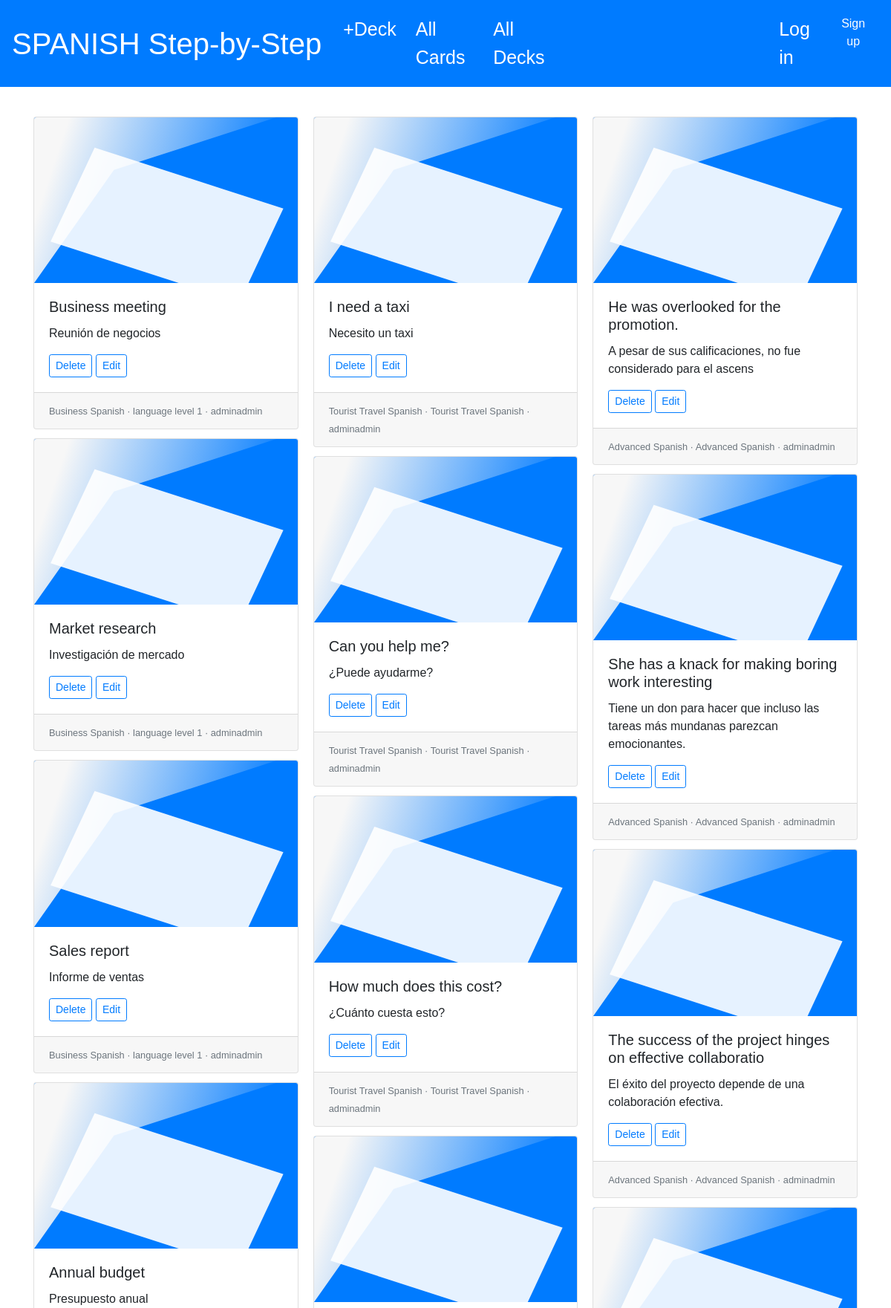
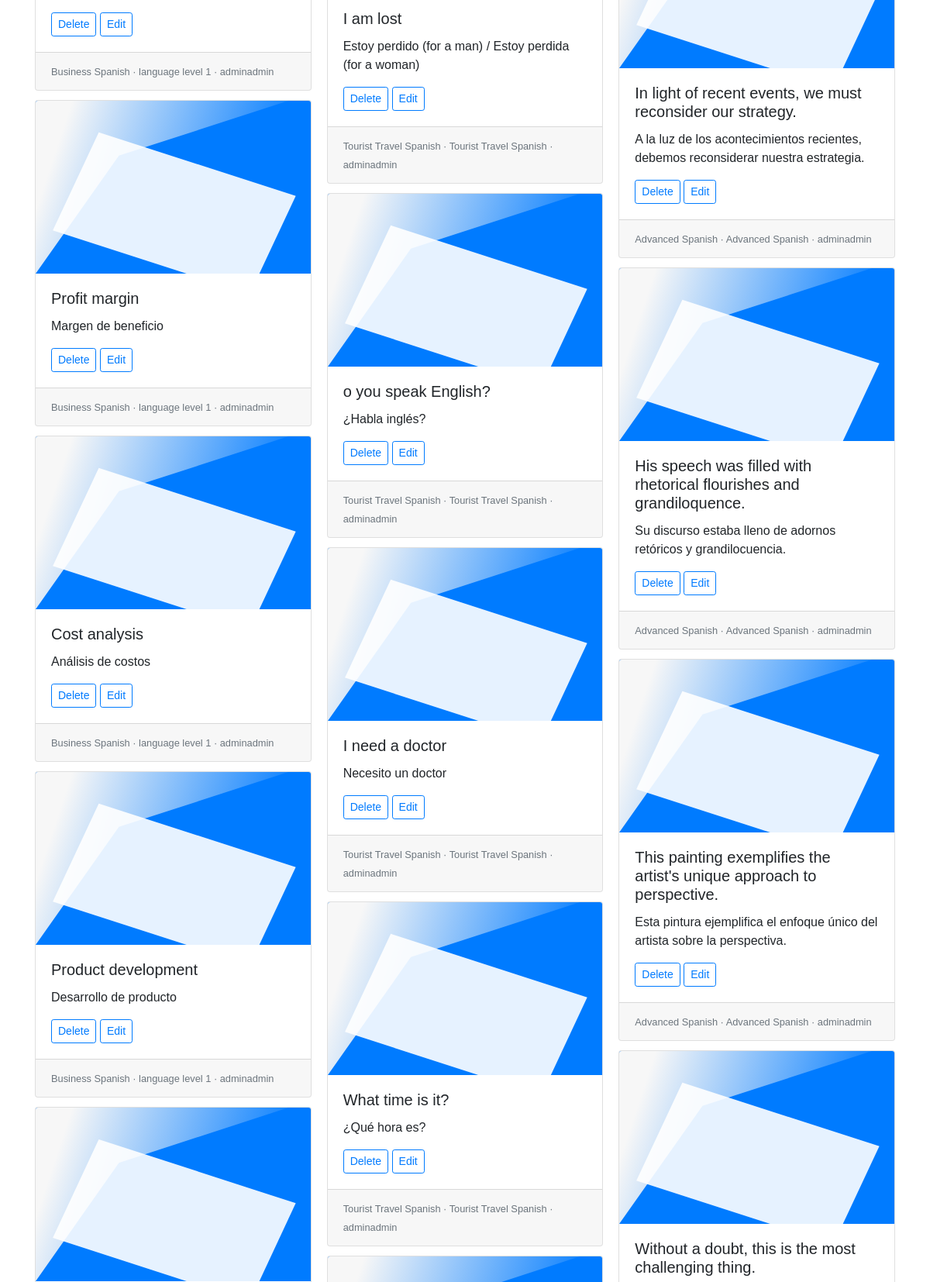
/card/all/ (upper part), run on the app's committed database (2 pictures, top to bottom).
### cardDesigner/models.py (models this page shows, shortened)
class Card(models.Model):
    question = models.CharField(max_length=200)
    answer = models.CharField(max_length=200)
    deck = models.ForeignKey(Deck, on_delete=models.CASCADE)
    question_audio = models.CharField(max_length=255, blank=True, null=True)
    answer_audio = models.CharField(max_length=255, blank=True, null=True)

class Deck(models.Model):
    title = models.CharField(max_length=200)
    subject = models.CharField(max_length=200)
    description = models.TextField(max_length=500, blank=True)
    creator = models.ForeignKey(User, on_delete=models.CASCADE, related_name="creator")
    def __str__(self):
        return self.title

### cardDesigner/views.py (the view)
# urls.py: path('card/all/', views.show_all_cards, name='all_cards'),
def show_all_cards(request):
    c_list = Card.objects.all()
    context = {'list_of_cards': c_list}
    return render(request, 'show_all_cards.html', context)

### cardDesigner/templates/show_all_cards.html (shortened to what this page needs)
{% extends "base.html" %}
{% load static %}
{% block content %}
<div class="container">
<div class="card-columns">
  {% for card in list_of_cards %}
  <div class="card">
    {% load static %}
<img src="{% static 'images/FlashCardImage.svg' %}" class="card-img-top" alt="...">
    <div class="card-body">
      <h5 class="card-title">{{ card.question }} </h5>
      <p class="card-text">{{card.answer}}</p>
      <form action="/card/delete/{{card.id}}/" method="post">
        <input type="submit" class="btn btn-outline-primary btn-sm" value="Delete">
        <a class="btn btn-outline-primary btn-sm" href="/deck/{{card.deck.id}}" role="button">Edit</a>
      </form>
    </div>
    <div class="card-footer">
      <small class="text-muted">
        {{card.deck}} · {{card.deck.subject}} · {{card.deck.creator}}{{card.deck.creator}}
      </small>
    </div>
  </div>
{% endfor %}
</div>
</div>
{% endblock %}

### static/css/rehearse.css (style rules this page uses)
body { font-family: Tahoma, sans-serif, sans-serif; }

### data on the page
Card: question "Business meeting", answer "Reunión de negocios", deck "Business Spanish", deck.subject "language level 1", deck.creator "admin"
Card: question "Market research", answer "Investigación de mercado", deck "Business Spanish", deck.subject "language level 1", deck.creator "admin"
Card: question "Sales report", answer "Informe de ventas", deck "Business Spanish", deck.subject "language level 1", deck.creator "admin"
Card: question "Annual budget", answer "Presupuesto anual", deck "Business Spanish", deck.subject "language level 1", deck.creator "admin"
Card: question "Profit margin", answer "Margen de beneficio", deck "Business Spanish", deck.subject "language level 1", deck.creator "admin"
Card: question "Cost analysis", answer "Análisis de costos", deck "Business Spanish", deck.subject "language level 1", deck.creator "admin"
Card: question "Product development", answer "Desarrollo de producto", deck "Business Spanish", deck.subject "language level 1", deck.creator "admin"
Card: question "I need a taxi", answer "Necesito un taxi", deck "Tourist Travel Spanish", deck.subject "Tourist Travel Spanish", deck.creator "admin"
Card: question "Can you help me?", answer "¿Puede ayudarme?", deck "Tourist Travel Spanish", deck.subject "Tourist Travel Spanish", deck.creator "admin"
Card: question "How much does this cost?", answer "¿Cuánto cuesta esto?", deck "Tourist Travel Spanish", deck.subject "Tourist Travel Spanish", deck.creator "admin"
Card: question "I am lost", answer "Estoy perdido (for a man) / Estoy perdida (for a woman)", deck "Tourist Travel Spanish", deck.subject "Tourist Travel Spanish", deck.creator "admin"
Card: question "o you speak English?", answer "¿Habla inglés?", deck "Tourist Travel Spanish", deck.subject "Tourist Travel Spanish", deck.creator "admin"
Card: question "I need a doctor", answer "Necesito un doctor", deck "Tourist Travel Spanish", deck.subject "Tourist Travel Spanish", deck.creator "admin"
Card: question "What time is it?", answer "¿Qué hora es?", deck "Tourist Travel Spanish", deck.subject "Tourist Travel Spanish", deck.creator "admin"
Card: question "He was overlooked for the promotion.", answer "A pesar de sus calificaciones, no fue considerado para el ascens", deck "Advanced Spanish", deck.subject "Advanced Spanish", deck.creator "admin"
Card: question "She has a knack for making boring work interesting", answer "Tiene un don para hacer que incluso las tareas más mundanas parezcan emocionantes.", deck "Advanced Spanish", deck.subject "Advanced Spanish", deck.creator "admin"
Card: question "The success of the project hinges on effective collaboratio", answer "El éxito del proyecto depende de una colaboración efectiva.", deck "Advanced Spanish", deck.subject "Advanced Spanish", deck.creator "admin"
Card: question "In light of recent events, we must reconsider our strategy.", answer "A la luz de los acontecimientos recientes, debemos reconsiderar nuestra estrategia.", deck "Advanced Spanish", deck.subject "Advanced Spanish", deck.creator "admin"
Card: question "His speech was filled with rhetorical flourishes and grandiloquence.", answer "Su discurso estaba lleno de adornos retóricos y grandilocuencia.", deck "Advanced Spanish", deck.subject "Advanced Spanish", deck.creator "admin"
Card: question "This painting exemplifies the artist's unique approach to perspective.", answer "Esta pintura ejemplifica el enfoque único del artista sobre la perspectiva.", deck "Advanced Spanish", deck.subject "Advanced Spanish", deck.creator "admin"
Card: question "Without a doubt, this is the most challenging thing."
